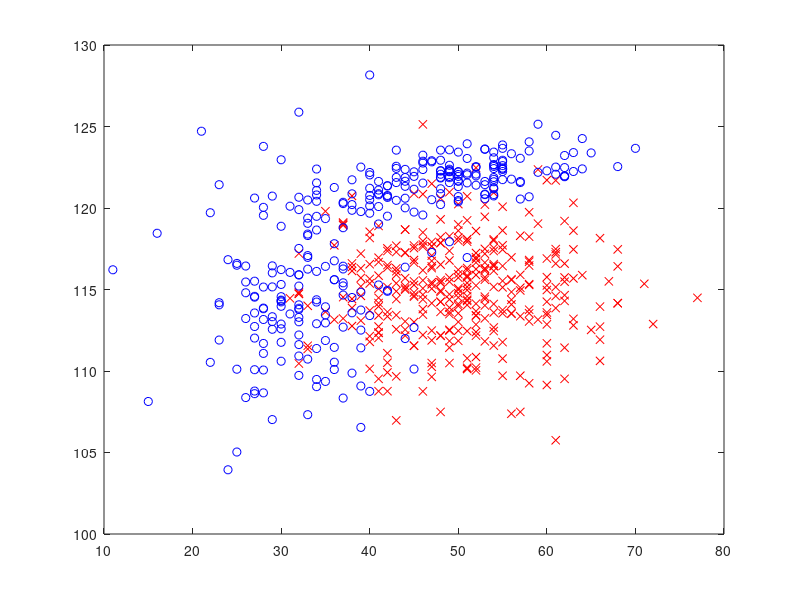

This figure's MATLAB source: (Note: this script raises an error after producing the figure.)
clear all
data0 = load('data_heart_01_y0.csv');
data1 = load('data_heart_01_y1.csv');
n0 = size(data0,1);
n1 = size(data1,1);

figure
plot(data0(:,1),data0(:,2),'rx')
hold on
plot(data1(:,1),data1(:,2),'bo')

mu0=mean(data0);
mu1=mean(data1);
sigma0=cov(data0);
sigma1=cov(data1);
x1=[min(data0(:,1)): max(data0(:,1))];
x2=[min(data0(:,2)): max(data0(:,2))];
guass2dplot(x1, x2, mu0, sigma0,'r')
x1=[min(data1(:,1)): max(data1(:,1))];
x2=[min(data1(:,2)): max(data1(:,2))];
guass2dplot(x1, x2, mu1, sigma1,'b')
xlabel('x1')
ylabel('x2')
py0=n0/(n0+n1);
py1=n1/(n0+n1);

%% Gaussian covariate model
x1=[min(data0(:,1)): max(data0(:,1))];
x2=[min(data0(:,2)): max(data0(:,2))];
[py0condx,py1condx]=generative_model(mu0,sigma0,mu1,sigma1, x1, x2, py0, py1);
figure
plot(data0(:,1),data0(:,2),'rx')
hold on
plot(data1(:,1),data1(:,2),'bo')
contour(x1,x2,py0condx,[0.5,0.5],'linewidth',1.5);
xlabel('x1')
xlabel('x2')

%% Bernoulli approach
x1 = [data0(:,1);data1(:,1)];
x2 = [data0(:,2);data1(:,2)];
phi=[ones(length(x1),1), x1, x2];
y= [zeros(length(data0(:,1)),1);ones(length(data1(:,1)),1)];
theta_0=zeros(3,1);
theta_star=major_min(phi,theta_0,y);

%% Calculate the decision boundary 
x1=[min(data0(:,1)): max(data0(:,1))];
x2=[min(data0(:,2)): max(data0(:,2))];
[X1,X2] = meshgrid(x1,x2);
PHI=[ones(length(X1(:)),1),X1(:), X2(:)];
py1condx_logis=exp(PHI*theta_star)./(ones(size(PHI,1),1)+exp(PHI*theta_star));
py1condx_logis=reshape(py1condx_logis,length(x2),length(x1));
figure
plot(data0(:,1),data0(:,2),'rx')
hold on
plot(data1(:,1),data1(:,2),'bo')
contour(x1,x2,py1condx_logis,[0.5,0.5],'linewidth',1.5);
xlabel('x1')
xlabel('x2')